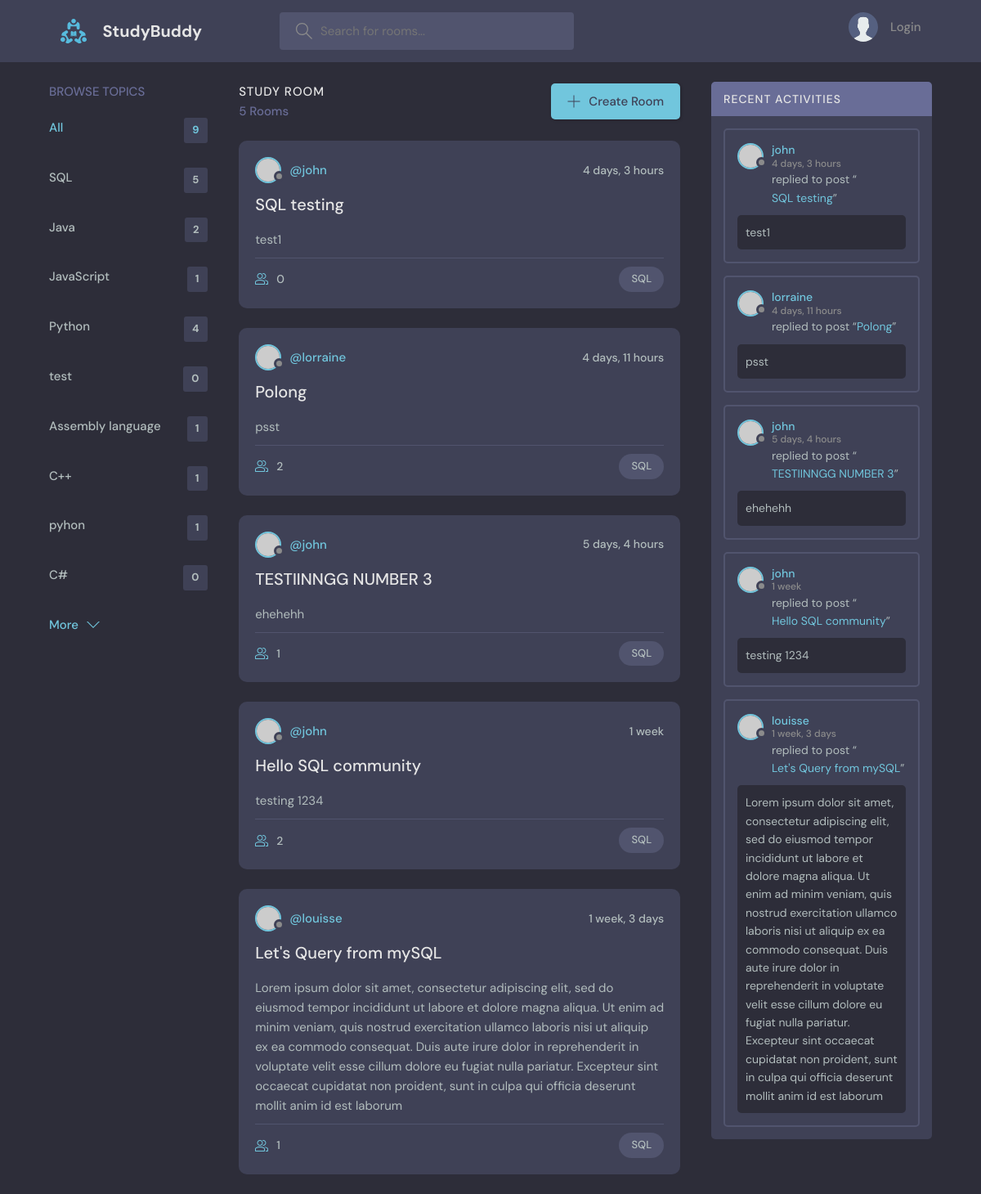
Page /?q=SQL on the committed database.
### baseapp/models.py (models this page shows, shortened)
class Topic(models.Model):
    name = models.CharField(max_length=255)

class Room(models.Model):
    host = models.ForeignKey(User, on_delete=models.SET_NULL, null=True)       # when User table got deleted the host data will set to Null
    topic = models.ForeignKey(Topic, on_delete=models.SET_NULL, null=True)     # Cascade - when User table got deleted the host data will delete too
    name = models.CharField(max_length=255)
    description = models.TextField(null=True, blank=True)
    participant = models.ManyToManyField(User, related_name="participants", blank=True)   # models.ManyToManyField(<Tablename>,<name use in views.py>, it's okay to get an empty value in participants) # related_name = name in admin panel
    updated = models.DateTimeField(auto_now=True)
    created = models.DateTimeField(auto_now_add=True)
    class Meta:
        ordering = ["-updated", "-created"]         # with '-' is descending order (last will be the first)

### baseapp/views.py (the view)
# urls.py: path("", views.home, name="home"),
def home(request):
    query = request.GET.get('q') if request.GET.get('q') is not None else ''
    rooms = Room.objects.filter(
        Q(topic__name__icontains=query) |                         # -> OR logic gate
        Q(name__icontains=query) |
        Q(description__icontains=query)
    )
    room_count = rooms.count()
    topics = Topic.objects.all()
    room_message = Message.objects.filter(
        Q(room__topic__name__icontains=query)
    )
    content = {
        "rooms": rooms,
        "topics": topics,
        "room_count": room_count,
        "room_message": room_message
    }
    return render(request, "home.html", content)

### baseapp/templates/home.html
{% extends "main.html" %}
{% block content%}
  <main class="layout layout--3">
    <div class="container">
      {% include "topics_component.html" %}
      {% include "feed_component.html" %}
      {% include "activity_component.html" %}
    </div>
  </main>
{% endblock %}

### baseapp/templates/topics_component.html
<div class="topics">
    <div class="topics__header">
      <h2>Browse Topics</h2>
    </div>
    <ul class="topics__list">
      <li>
        <a href="/" class="active">All <span>{{topics.count}}</span></a>
      </li>
        {% for topic in topics %}
          <li>
            <a href="?q={{topic.name}}">{{topic.name}}<span>{{topic.room_set.all.count}}</span></a>
          </li>
        {% endfor %}
    </ul>
    <a class="btn btn--link" href="topics.html">
      More
      <svg version="1.1" xmlns="http://www.w3.org/2000/svg" width="32" height="32" viewBox="0 0 32 32">
        <title>chevron-down</title>
        <path d="M16 21l-13-13h-3l16 16 16-16h-3l-13 13z"></path>
      </svg>
    </a>
</div>

### baseapp/templates/feed_component.html (shortened to what this page needs)
<div class="roomList">
    <div class="roomList__header">
      <div>
        <h2>Study Room</h2>
        <p>{{room_count}} Rooms <available></available></p>
      </div>
      <a class="btn btn--main" href="/create-room">
        <svg version="1.1" xmlns="http://www.w3.org/2000/svg" width="32" height="32" viewBox="0 0 32 32">
          <title>add</title>
          <path
            d="M16.943 0.943h-1.885v14.115h-14.115v1.885h14.115v14.115h1.885v-14.115h14.115v-1.885h-14.115v-14.115z"
          ></path>
        </svg>
        Create Room
      </a>
    </div>
    {% for room in rooms %}
      <div class="roomListRoom">
        <div class="roomListRoom__header">
          <a href="/profile/{{room.host.id}}" class="roomListRoom__author">
            <div class="avatar avatar--small">
              <img src="https://randomuser.me/api/portraits/women/11.jpg" />
            </div>
            <span>@{{room.host.username}}</span>
          </a>
          <div class="roomListRoom__actions">
            <span>{{room.created|timesince}}</span>
          </div>
        </div>
        <div class="roomListRoom__content">
            <a href="/room/{{room.id}}">{{room.name}}</a>
            <p>{{room.description}}</p>
        </div>
        <div class="roomListRoom__meta">
          <a href="room.html" class="roomListRoom__joined">
              {{room.participant.count}}
          </a>
          <p class="roomListRoom__topic">{{room.topic.name}}</p>
        </div>
      </div>
    {% endfor %}
</div>

### baseapp/templates/activity_component.html (shortened to what this page needs)
<div class="activities">
    <div class="activities__header">
    <h2>Recent Activities</h2>
    </div>
        {% for room in rooms%}
        <div class="activities__box">
          <div class="activities__boxHeader roomListRoom__header">
            <a href="/profile/{{room.host.id}}" class="roomListRoom__author">
              <div class="avatar avatar--small">
                <img src="https://randomuser.me/api/portraits/women/11.jpg" />
              </div>
              <p>
                {{room.host.username}}
                <span>{{room.created|timesince}}</span>
              </p>
            </a>
          </div>
          <div class="activities__boxContent">
            <p>replied to post “<a href="/room/{{room.id}}">{{room.name}}</a>”</p>
            <div class="activities__boxRoomContent">
              {{room.description}}
            </div>
        </div>
    </div>
    {% endfor%}
</div>

### rows in the picture
Topic: name "SQL", room_set.all.count "5"
Topic: name "Java", room_set.all.count "2"
Topic: name "JavaScript", room_set.all.count "1"
Topic: name "Python", room_set.all.count "4"
Topic: name "test", room_set.all.count "0"
Topic: name "Assembly language", room_set.all.count "1"
Topic: name "C++", room_set.all.count "1"
Topic: name "pyhon", room_set.all.count "1"
Topic: name "C#", room_set.all.count "0"
Room: host.username "john", created "4 days, 3 hours", name "SQL testing", description "test1", participant.count "0", topic.name "SQL"
Room: host.username "lorraine", created "4 days, 11 hours", name "Polong", description "psst", participant.count "2", topic.name "SQL"
Room: host.username "john", created "5 days, 4 hours", name "TESTIINNGG NUMBER 3", description "ehehehh", participant.count "1", topic.name "SQL"
Room: host.username "john", created "1 week", name "Hello SQL community", description "testing 1234", participant.count "2", topic.name "SQL"
Room: host.username "louisse", created "1 week, 3 days", name "Let's Query from mySQL", description "Lorem ipsum dolor sit amet, consectetur adipiscing elit, sed do eiusmod tempor incididunt ut labore et dolore magna aliqua. Ut enim ad minim veniam, quis nostrud exercitation ullamco laboris nisi ut aliquip ex ea commodo consequat. Duis aute irure dolor in reprehenderit in voluptate velit esse cillum dolore eu fugiat nulla pariatur. Excepteur sint occaecat cupidatat non proident, sunt in culpa qui officia deserunt mollit anim id est laborum", participant.count "1", topic.name "SQL"

### other values in the picture
{{ topics.count }} "9"
{{ room_count }} "5"
